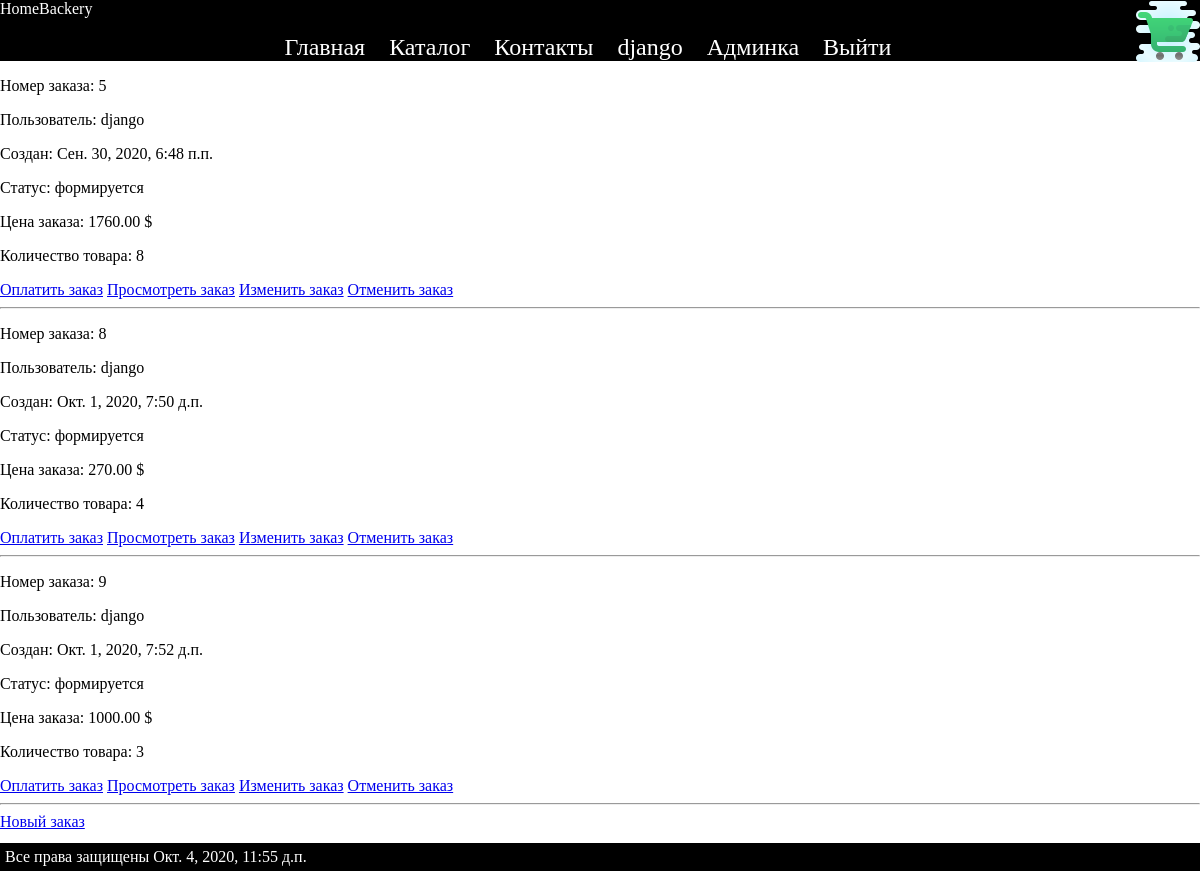
The page /orders/list/ (signed in) on the database as committed earlier.
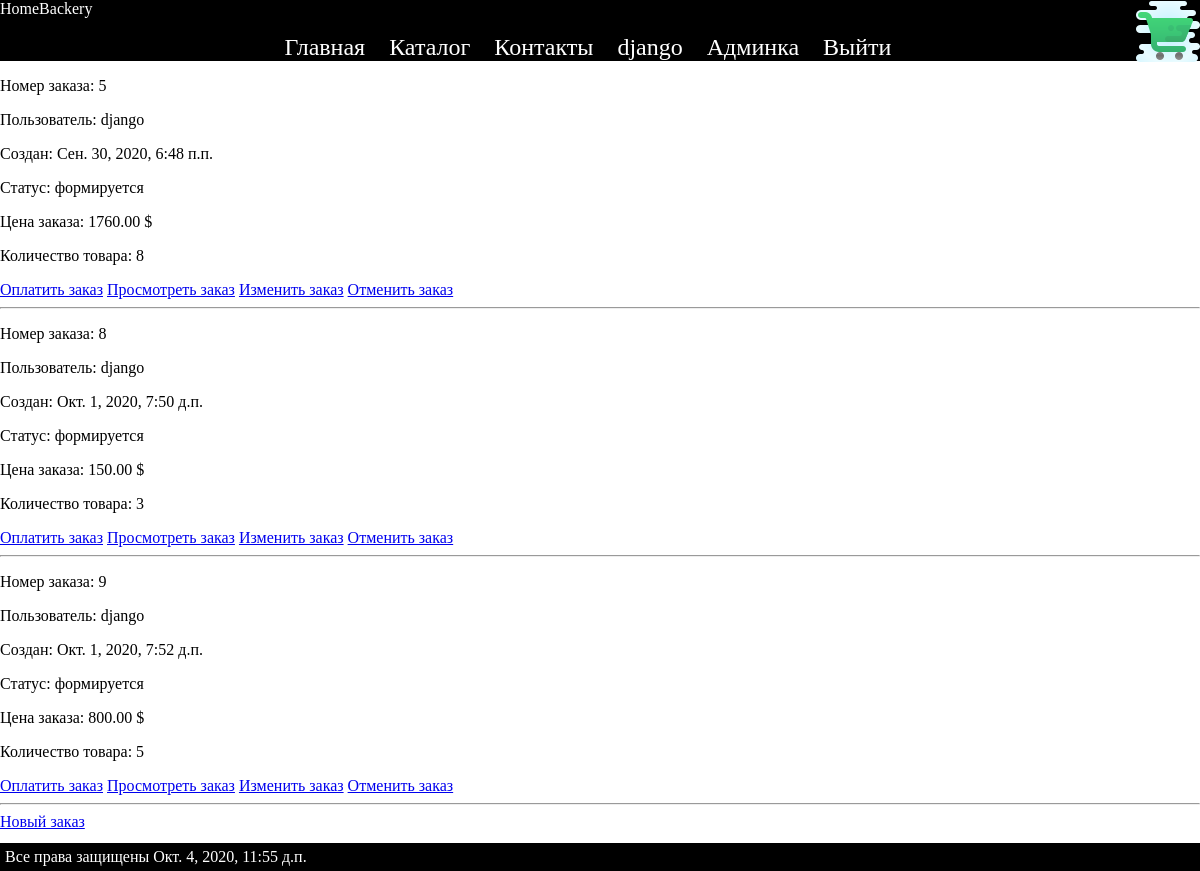
The same page on the database as committed later.
### ordersapp/models.py (models this page shows)
class Order(models.Model):
    FORMING = 'F'
    PAID = 'P'
    READY = 'R'
    CANCEL = 'C'
    ORDER_STATUS_CHOICES = (
        (FORMING, 'формируется'),
        (PAID, 'оплачен'),
        (READY, 'готов к выдаче'),
        (CANCEL, 'отменен'),
    )
    user = models.ForeignKey(get_user_model(), on_delete=models.CASCADE)
    created = models.DateTimeField(verbose_name='создан', auto_now_add=True)
    updated = models.DateTimeField(verbose_name='обновлен', auto_now=True)
    status = models.CharField(verbose_name='статус',
                              max_length=1,
                              choices=ORDER_STATUS_CHOICES,
                              default=FORMING)
    is_active = models.BooleanField(verbose_name='активен', default=True)
    def get_total_sum(self):
        sum = 0
        for i in self.orderitem_set.all():
            sum += i.product.price * i.quantity
        return sum
    def get_items_count(self):
        count = 0
        for i in self.orderitem_set.all():
            count += i.quantity
        return count

class OrderItem(models.Model):
    order = models.ForeignKey(Order, on_delete=models.CASCADE)  # related_name="items"
    product = models.ForeignKey(Product, verbose_name='продукт', on_delete=models.CASCADE)
    quantity = models.PositiveIntegerField(verbose_name='количество', default=0)

### mainapp/models.py (models this page shows, shortened)
class Product(models.Model):
    category = models.ForeignKey(Catalog, on_delete=models.CASCADE, verbose_name="Категория")
    name = models.CharField(verbose_name='Название', max_length=64, null=True)
    text = models.TextField(verbose_name='Описание', blank=True)
    img = models.ImageField(verbose_name='Картинка', upload_to="product_img", blank=True)
    price = models.DecimalField(verbose_name='Цена', max_digits=6,decimal_places=2, null=False, default=0)
    count = models.IntegerField(default=0, verbose_name="Количество")
    is_active = models.BooleanField(default=True)

### authapp/models.py (models this page shows, shortened)
class CakeShopUser(AbstractUser):
    age = models.IntegerField(verbose_name='Возраст', null=True, blank=True)
    img = models.ImageField(verbose_name='Картинка', upload_to="user_img", blank=True)
    activation_key = models.CharField(max_length=USER_SIZE_KEY, blank=True, default=get_activation_key)
    activation_key_expires = models.DateTimeField(default=get_activation_key_expires)

### ordersapp/views.py (the view)
# urls.py: path('list/', ordersapp.OrdersRead.as_view(), name="list"),
class OrdersRead(PageMainTitleMixin, UsersOrderMixin, LoginRequiredMixin, ListView):
    main_title = "заказ"
    model = Order

### mainapp/context_processors.py (called while the page is built)
def time(request):
    return {
        "time": now()
    }

### ordersapp/views.py (called while the page is built)
    def get_context_data(self, *, object_list=None, **kwargs):  # для измениния контекста
        data = super().get_context_data(object_list=None, **kwargs)
        data['main_title'] = self.main_title
        return data

    def get_queryset(self):  # для получения request
        return Order.objects.filter(user=self.request.user)

### ordersapp/templates/ordersapp/order_list.html (shortened to what this page needs)
{% extends "mainapp/root.html"%}
{% block content %}
    {% include "mainapp/includes/inc__header.html" %}
    {% for i in object_list %}
            <p>Номер заказа: {{ i.pk }}</p>
            <p>Пользователь: {{ i.user.username }}</p>
            <p>Создан: {{ i.created }}</p>
            <p>Статус: {{ i.get_status_display }}</p>
            <p>Цена заказа: {{ i.get_total_sum }} $</p>
            <p>Количество товара: {{ i.get_items_count }}</p>
            {% if i.status == i.FORMING %}
                <a href="{% url 'orders:confirm' pk=i.pk %}">Оплатить заказ</a>
                <a href="{% url 'orders:read' pk=i.pk %}">Просмотреть заказ</a>
                <a href="{% url 'orders:update' pk=i.pk %}">Изменить заказ</a>
                <a href="{% url 'orders:delete' pk=i.pk %}">Отменить заказ</a>
            {% endif %}
            <hr>
    {% endfor %}
<a href="{% url 'orders:create' %}">Новый заказ</a>
{% endblock %}

Rows that differ between the two databases and show on the page:
changed Order "Окт. 1, 2020, 7:50 д.п.": get_total_sum "270.00" → "150.00"; get_items_count "4" → "3"
changed Order "Окт. 1, 2020, 7:52 д.п.": get_total_sum "1000.00" → "800.00"; get_items_count "3" → "5"
